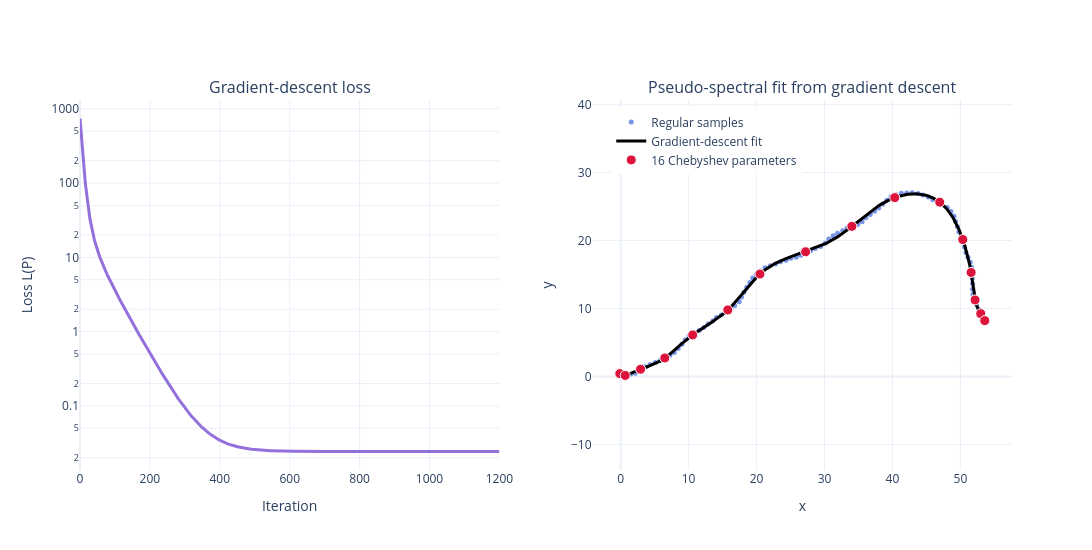

Write notebook code for a chart like this one.
### Code cell
gd_dense_points = dense_weight_matrix @ gd_node_matrix.T
gd_chebyshev_points = gd_node_matrix.T

fig = make_subplots(rows=1, cols=2, subplot_titles=("Gradient-descent loss", "Pseudo-spectral fit from gradient descent"), horizontal_spacing=0.1)
fig.add_trace(go.Scatter(x=np.arange(len(loss_history)), y=loss_history, mode="lines", line=dict(color="mediumpurple", width=3), showlegend=False), row=1, col=1)
fig.add_trace(go.Scatter(x=sample_points[:, 0], y=sample_points[:, 1], mode="markers", name="Regular samples", marker=dict(color="royalblue", size=5), opacity=0.7), row=1, col=2)
fig.add_trace(go.Scatter(x=gd_dense_points[:, 0], y=gd_dense_points[:, 1], mode="lines", name="Gradient-descent fit", line=dict(color="black", width=3)), row=1, col=2)
fig.add_trace(go.Scatter(x=gd_chebyshev_points[:, 0], y=gd_chebyshev_points[:, 1], mode="markers", name=f"{N} Chebyshev parameters", marker=dict(color="crimson", size=10, line=dict(color="white", width=1))), row=1, col=2)
fig.update_xaxes(title_text="Iteration", row=1, col=1)
fig.update_yaxes(title_text="Loss L(P)", type="log", row=1, col=1)
fig.update_xaxes(title_text="x", row=1, col=2)
fig.update_yaxes(title_text="y", scaleanchor="x2", scaleratio=1, row=1, col=2)
fig.update_layout(template="plotly_white", width=1250, height=550, legend=dict(x=0.57, y=0.98))
fig.show()

### Figure 1 — Plotly figure (JSON) as saved in the notebook; plotly's stock layout.template omitted (floating-point values rounded to 4 significant figures; data arrays with more than 128 entries replaced by an {"elided": "..."} marker saying what was removed)
{"data": [{"line": {"color": "mediumpurple", "width": 3}, "mode": "lines", "showlegend": false, "type": "scatter", "x": {"elided": "1201 int values"}, "xaxis": "x", "y": {"elided": "1201 float values"}, "yaxis": "y"}, {"marker": {"color": "royalblue", "size": 5}, "mode": "markers", "name": "Regular samples", "opacity": 0.7, "type": "scatter", "x": [-0.1382, 0.6127, 1.455, 2.159, 2.885, 3.549, 4.323, 5.088, 5.825, 6.607, 7.239, 7.89, 8.466, 9.023, 9.518, 10.04, 10.76, 11.6, 12.23, 12.87, 13.56, 14.11, 14.82, 15.58, 16.23, 16.77, 17.44, 17.79, 18.14, 18.56, 18.99, 19.43, 19.96, 20.55, 21.25, 22.04, 22.79, 23.54, 24.33, 25.02, 25.83, 26.51, 27.21, 27.94, 28.62, 29.43, 30.09, 30.63, 31.27, 31.92, 32.68, 33.31, 34.1, 34.9, 35.54, 36.08, 36.73, 37.36, 37.98, 38.58, 39.18, 39.78, 40.51, 41.3, 42.1, 42.9, 43.78, 44.49, 45.28, 45.94, 46.64, 47.37, 48.05, 48.6, 49.05, 49.29, 49.55, 49.77, 50.08, 50.24, 50.59, 50.8, 51.12, 51.45, 51.67, 51.78, 51.74, 51.78, 51.79, 51.85, 52.1, 52.38, 52.75, 53.05, 53.53], "xaxis": "x2", "y": [0.3421, 0.369, 0.3201, 0.4703, 0.9758, 1.423, 1.773, 2.065, 2.36, 2.691, 3.105, 3.524, 4.123, 4.724, 5.397, 5.984, 6.45, 6.805, 7.204, 7.703, 8.158, 8.685, 9.035, 9.403, 9.917, 10.43, 11.01, 11.7, 12.38, 13.14, 13.82, 14.47, 15.05, 15.57, 16.0, 16.28, 16.55, 16.88, 17.09, 17.4, 17.53, 17.82, 18.12, 18.48, 18.82, 19.14, 19.59, 20.22, 20.71, 21.08, 21.43, 21.86, 22.22, 22.35, 22.75, 23.35, 23.84, 24.31, 24.78, 25.36, 25.91, 26.47, 26.76, 26.98, 26.99, 27.02, 26.92, 26.69, 26.4, 26.01, 25.6, 25.28, 24.86, 24.27, 23.57, 22.8, 22.07, 21.28, 20.54, 19.82, 19.04, 18.22, 17.53, 16.82, 16.03, 15.25, 14.47, 13.66, 12.83, 12.06, 11.31, 10.59, 9.856, 9.031, 8.305], "yaxis": "y2"}, {"line": {"color": "black", "width": 3}, "mode": "lines", "name": "Gradient-descent fit", "type": "scatter", "x": {"elided": "1000 float values"}, "xaxis": "x2", "y": {"elided": "1000 float values"}, "yaxis": "y2"}, {"marker": {"color": "crimson", "line": {"color": "white", "width": 1}, "size": 10}, "mode": "markers", "name": "16 Chebyshev parameters", "type": "scatter", "x": [-0.1258, 0.6666, 2.924, 6.496, 10.6, 15.76, 20.5, 27.22, 34.02, 40.34, 46.96, 50.35, 51.58, 52.16, 52.99, 53.59], "xaxis": "x2", "y": [0.4132, 0.1492, 1.06, 2.711, 6.106, 9.786, 15.07, 18.34, 22.09, 26.32, 25.64, 20.14, 15.3, 11.26, 9.239, 8.212], "yaxis": "y2"}], "layout": {"annotations": [{"font": {"size": 16}, "showarrow": false, "text": "Gradient-descent loss", "x": 0.225, "xanchor": "center", "xref": "paper", "y": 1, "yanchor": "bottom", "yref": "paper"}, {"font": {"size": 16}, "showarrow": false, "text": "Pseudo-spectral fit from gradient descent", "x": 0.775, "xanchor": "center", "xref": "paper", "y": 1, "yanchor": "bottom", "yref": "paper"}], "height": 550, "legend": {"x": 0.57, "y": 0.98}, "width": 1250, "xaxis": {"anchor": "y", "domain": [0, 0.45], "title": {"text": "Iteration"}}, "xaxis2": {"anchor": "y2", "domain": [0.55, 1], "title": {"text": "x"}}, "yaxis": {"anchor": "x", "domain": [0, 1], "title": {"text": "Loss L(P)"}, "type": "log"}, "yaxis2": {"anchor": "x2", "domain": [0, 1], "scaleanchor": "x2", "scaleratio": 1, "title": {"text": "y"}}}}
